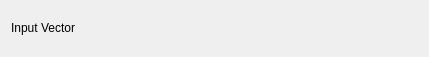
<ui version="4.0" >
 <class>StatisticsConfig</class>
 <widget class="QWidget" name="StatisticsConfig" >
  <property name="geometry" >
   <rect>
    <x>0</x>
    <y>0</y>
    <width>429</width>
    <height>57</height>
   </rect>
  </property>
  <property name="minimumSize" >
   <size>
    <width>400</width>
    <height>0</height>
   </size>
  </property>
  <layout class="QVBoxLayout" name="verticalLayout" >
   <item>
    <layout class="QHBoxLayout" name="horizontalLayout" >
     <item>
      <widget class="QLabel" name="label_3" >
       <property name="sizePolicy" >
        <sizepolicy vsizetype="Fixed" hsizetype="Fixed" >
         <horstretch>0</horstretch>
         <verstretch>0</verstretch>
        </sizepolicy>
       </property>
       <property name="text" >
        <string>Input Vector</string>
       </property>
       <property name="wordWrap" >
        <bool>false</bool>
       </property>
      </widget>
     </item>
     <item>
      <widget class="Kst::VectorSelector" native="1" name="_vector" >
       <property name="sizePolicy" >
        <sizepolicy vsizetype="Preferred" hsizetype="Expanding" >
         <horstretch>0</horstretch>
         <verstretch>0</verstretch>
        </sizepolicy>
       </property>
      </widget>
     </item>
    </layout>
   </item>
  </layout>
 </widget>
 <layoutdefault spacing="6" margin="11" />
 <pixmapfunction>qPixmapFromMimeSource</pixmapfunction>
 <customwidgets>
  <customwidget>
   <class>Kst::VectorSelector</class>
   <extends>QWidget</extends>
   <header>vectorselector.h</header>
  </customwidget>
 </customwidgets>
 <resources/>
 <connections/>
</ui>
